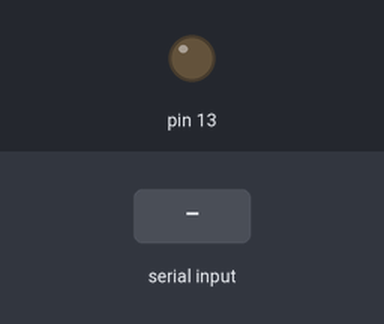
This sketch was run on a simulated Arduino Uno, built with avr-gcc and run on an emulated ATmega328P. Shown: output pins drawn as LEDs (lit = HIGH). The inputs (shaded band) are chosen by the test bench.

Above: at 1.2 s.
1.3 s: "e" received over Serial
At 2.0 s:
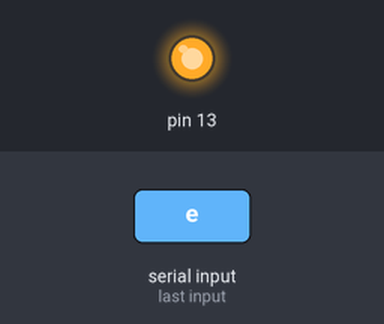
Timing chart, 0 to 4.3 s (numbered marks = the images above; inputs shaded):
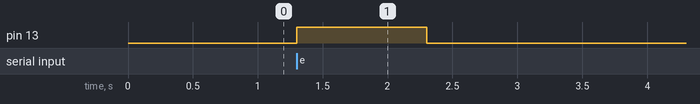

Measured:
- after the input at 1.3 s, pin 13: LOW → HIGH at once, → LOW 1.0 s later

The sketch:

EnviarDatosPython.ino
```cpp
void setup() {
  Serial.begin(9600);
  pinMode(13,OUTPUT);
}

void loop() {
  char lectura;
  lectura = Serial.read();
  if(lectura == 'e'){
    digitalWrite(13,HIGH);
    delay(1000);
    digitalWrite(13,LOW);
  }
}
```
